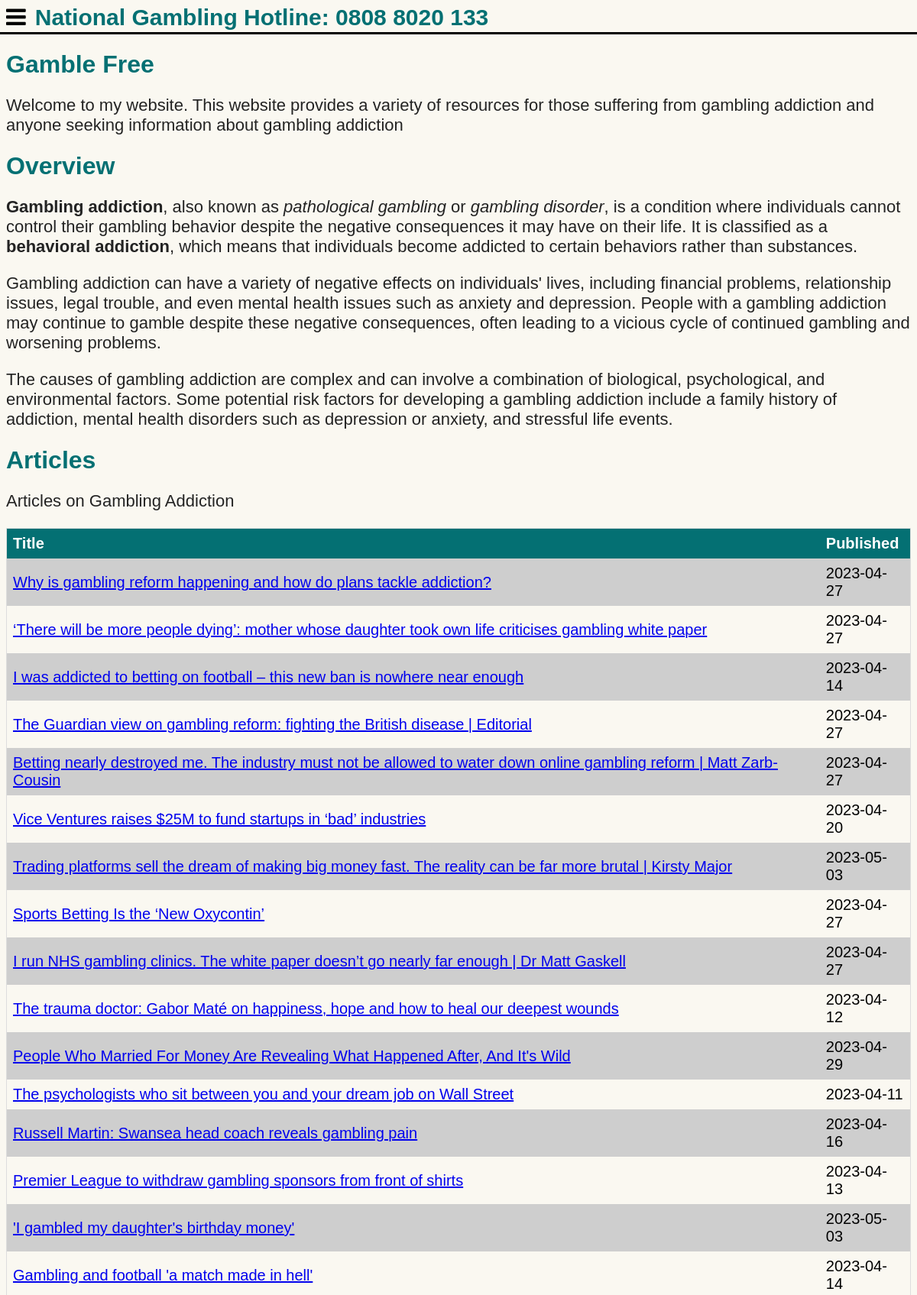
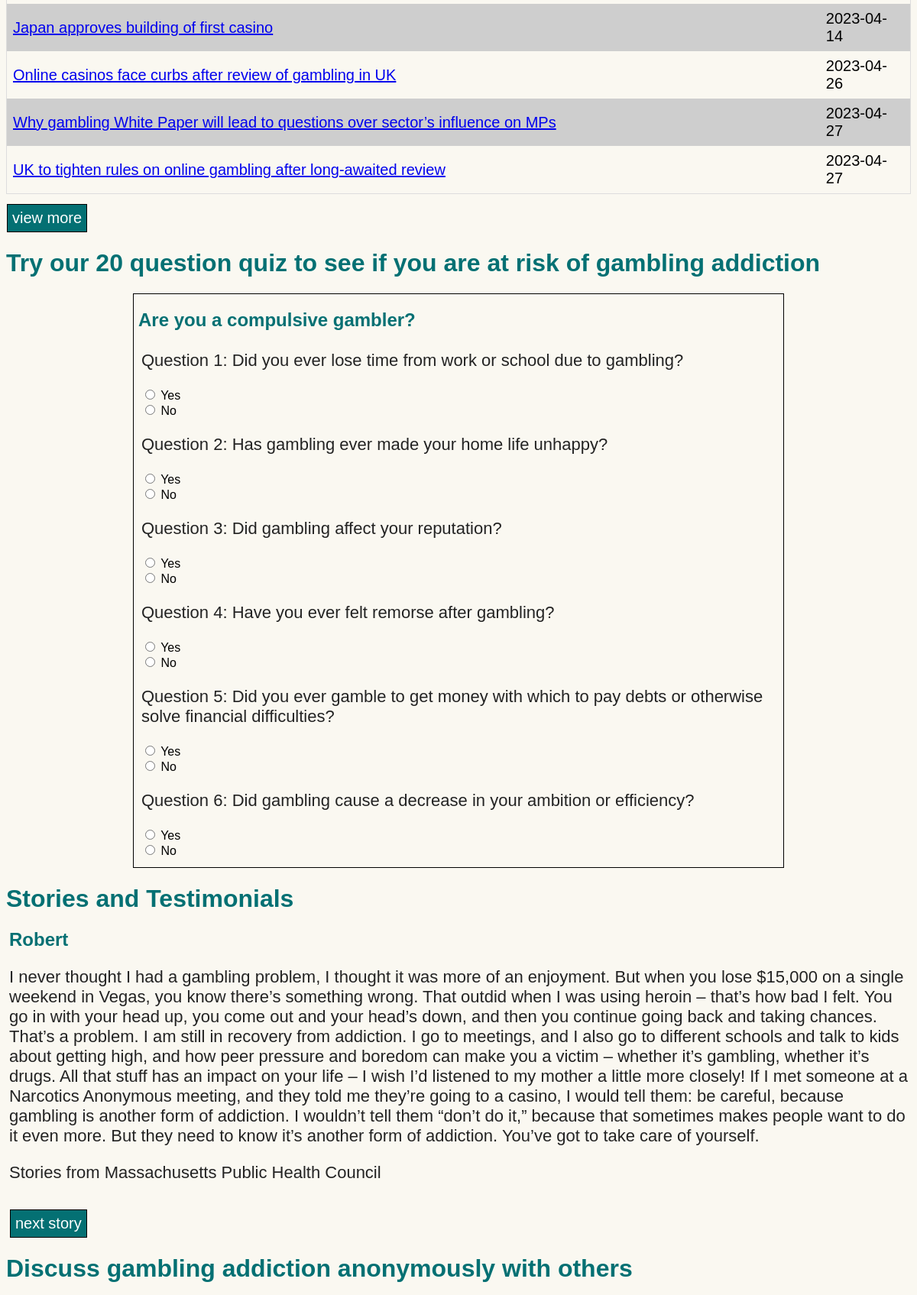
The page / (upper part) on the database its author committed (2 pictures, top to bottom).
### tables this page shows
CREATE TABLE articles (
        title TEXT,
        url TEXT,
        desc TEXT,
        publishedAt TEXT
    );

### app.py (the view)
@app.route('/')
def index():
    conn = sqlite3.connect('mydatabase.db')
    conn.create_function('power', 2, power)
    cursor = conn.cursor()
    cursor.execute("UPDATE posts SET timeElapsed = CAST(((createdAt - ?)/3600) as INTEGER)", (int(time.time()),))
    data = cursor.execute("SELECT title, url, SUBSTR(publishedAt, 1, 10), desc FROM articles LIMIT 20").fetchall()
    topPosts = cursor.execute("SELECT * FROM posts ORDER BY (power(score, 1.5) / (1 + .2 * power(timeElapsed, 1.3))) DESC LIMIT 5").fetchall()
    conn.close()
    return render_template('index.html', data=data, posts=topPosts)

### app.py (called while the page is built)
def power(base, exponent):
    return math.pow(base, exponent)

### templates/index.html (shortened to what this page needs)
<!DOCTYPE html>
<html lang="en">
<head>
    <link rel= "stylesheet" type= "text/css" href= "{{ url_for('static',filename='index.css') }}">
    <link rel="stylesheet" href="https://cdnjs.cloudflare.com/ajax/libs/font-awesome/4.7.0/css/font-awesome.min.css">
</head>
<body>
    <div class="header" id="top_header">
        <div class="sidebar">
            <i class="fa fa-bars" id="menu_button" onclick="openNav()"></i>
        </div>
        <h2 id="header_text">National Gambling Hotline: 0808 8020 133</h2>
    </div>
    <div id="background">
    <h1>Gamble Free</h1>
        <p>Welcome to my website. This website provides a variety of resources for those suffering from gambling addiction and anyone seeking information about gambling addiction</p>
    <h1 id="overview">Overview</h1>
    <p><strong>Gambling addiction</strong>, also known as <em>pathological gambling</em> or <em>gambling disorder</em>, is a condition where individuals cannot control their gambling behavior despite the negative consequences it may have on their life. It is classified as a <strong>behavioral addiction</strong>, which means that individuals become addicted to certain behaviors rather than substances.</p>
    <p>Gambling addiction can have a variety of negative effects on individuals' lives, including financial problems, relationship issues, legal trouble, and even mental health issues such as anxiety and depression. People with a gambling addiction may continue to gamble despite these negative consequences, often leading to a vicious cycle of continued gambling and worsening problems.</p>
    <p>The causes of gambling addiction are complex and can involve a combination of biological, psychological, and environmental factors. Some potential risk factors for developing a gambling addiction include a family history of addiction, mental health disorders such as depression or anxiety, and stressful life events.</p>
    <h1 id="article">Articles</h1>
        <p>Articles on Gambling Addiction</p>
        <table>
        <tr>
            <th>Title</th>
            <th>Published</th>
        </tr>
        {% for row in data %}
        <tr>
            <td><a href="{{ row[1] }}">{{ row[0] }}</a></td>
            <td>{{ row[2] }}</td>
        </tr>
        {% endfor %}
        </table>
        <a href="/articles" class="navbutton">view more</a>
        <h1 id="quiz">Try our 20 question quiz to see if you are at risk of gambling addiction</h1>
            <div class="quiz-container">
            <h2>Are you a compulsive gambler?</h2>
                <div class="quiz-questions"></div>
            </div>
        <h1 id="stories">Stories and Testimonials</h1>
            <div class="storybox">
                <h2 id="story-name">Robert</h2>
                <p id="story-text">I never thought I had a gambling problem, I thought it was more of an enjoyment. But when you lose $15,000 on a single weekend in Vegas, you know there’s something wrong. That outdid when I was using heroin – that’s how bad I felt. You go in with your head up, you come out and your head’s down, and then you continue going back and taking chances. That’s a problem.
I am still in recovery from addiction. I go to meetings, and I also go to different schools and talk to kids about getting high, and how peer pressure and boredom can make you a victim – whether it’s gambling, whether it’s drugs. All that stuff has an impact on your life – I wish I’d listened to my mother a little more closely!
If I met someone at a Narcotics Anonymous meeting, and they told me they’re going to a casino, I would tell them: be careful, because gambling is another form of addiction. I wouldn’t tell them “don’t do it,” because that sometimes makes people want to do it even more. But they need to know it’s another form of addiction. You’ve got to take care of yourself.</p>
            <p>Stories from Massachusetts Public Health Council</p>
            <button onclick="cycleText()" class="navbutton">next story</button>
        </div>
        <h1 id="discuss">Discuss gambling addiction anonymously with others</h1>
        </div>
    </body>
</html>

### static/index.css (style rules this page uses)
body { background-color: #faf8f1; }
p { font-family: Arial, sans-serif; font-size: 22px; color: #232323; }
h1, h2 { color: #047073; font-family: Arial, sans-serif; }
#top_header { position: sticky; top: 0; width: 100vw; margin-top: -5px; margin-left: -8px; font-family: Arial, sans-serif; font-size: 18px; color: #047073; display: flex; align-items: center; background-color: #faf8f1; border-bottom: 3px solid black; }
#menu_button { color: black; font-size: 30px; margin-left: 8px; }
#header_text { padding-left: 5px; margin-left: 7px; margin-bottom: 2px; margin-top: 3px; font-size: 30px; }
table { border-collapse: collapse; width: 100%; border: 1px solid #ddd; }
th, td { text-align: left; padding: 8px; font-family: Arial, sans-serif; font-size: 20px; }
th { background-color: #047073; color: #ffffff; }
tr:nth-child(even) { background-color: #cecece; }
#background h1 { scroll-margin-top: 50px; }
.navbutton { display: inline-block; border: 1px solid black; margin-top: 13px; margin-left: 1px; font-size: 20px; font-family: Arial, sans-serif; padding: 6px; background: #047073; color: #ffffff; text-decoration: none; }
.quiz-container { margin: auto; width: 850px; height: 750px; border: 1px solid black; overflow: auto; }
.quiz-container h2 { font-family: Arial, sans-serif; margin-left: 6px; margin-bottom: 0; }
.quiz-questions { padding: 4px; margin-left: 6px; }
.storybox { margin-left: 4px; }

### rows shown on the page
articles: title "Why is gambling reform happening and how do plans tackle addiction?", row "2023-04-27"
articles: title "‘There will be more people dying’: mother whose daughter took own life criticises gambling white paper", row "2023-04-27"
articles: title "I was addicted to betting on football – this new ban is nowhere near enough", row "2023-04-14"
articles: title "The Guardian view on gambling reform: fighting the British disease | Editorial", row "2023-04-27"
articles: title "Betting nearly destroyed me. The industry must not be allowed to water down online gambling reform | Matt Zarb-Cousin", row "2023-04-27"
articles: title "Vice Ventures raises $25M to fund startups in ‘bad’ industries", row "2023-04-20"
articles: title "Trading platforms sell the dream of making big money fast. The reality can be far more brutal | Kirsty Major", row "2023-05-03"
articles: title "Sports Betting Is the ‘New Oxycontin’", row "2023-04-27"
articles: title "I run NHS gambling clinics. The white paper doesn’t go nearly far enough | Dr Matt Gaskell", row "2023-04-27"
articles: title "The trauma doctor: Gabor Maté on happiness, hope and how to heal our deepest wounds", row "2023-04-12"
articles: title "People Who Married For Money Are Revealing What Happened After, And It's Wild", row "2023-04-29"
articles: title "The psychologists who sit between you and your dream job on Wall Street", row "2023-04-11"
articles: title "Russell Martin: Swansea head coach reveals gambling pain", row "2023-04-16"
articles: title "Premier League to withdraw gambling sponsors from front of shirts", row "2023-04-13"
articles: title "'I gambled my daughter's birthday money'", row "2023-05-03"
articles: title "Gambling and football 'a match made in hell'", row "2023-04-14"
articles: title "Japan approves building of first casino", row "2023-04-14"
articles: title "Online casinos face curbs after review of gambling in UK", row "2023-04-26"
articles: title "Why gambling White Paper will lead to questions over sector’s influence on MPs", row "2023-04-27"
articles: title "UK to tighten rules on online gambling after long-awaited review", row "2023-04-27"
